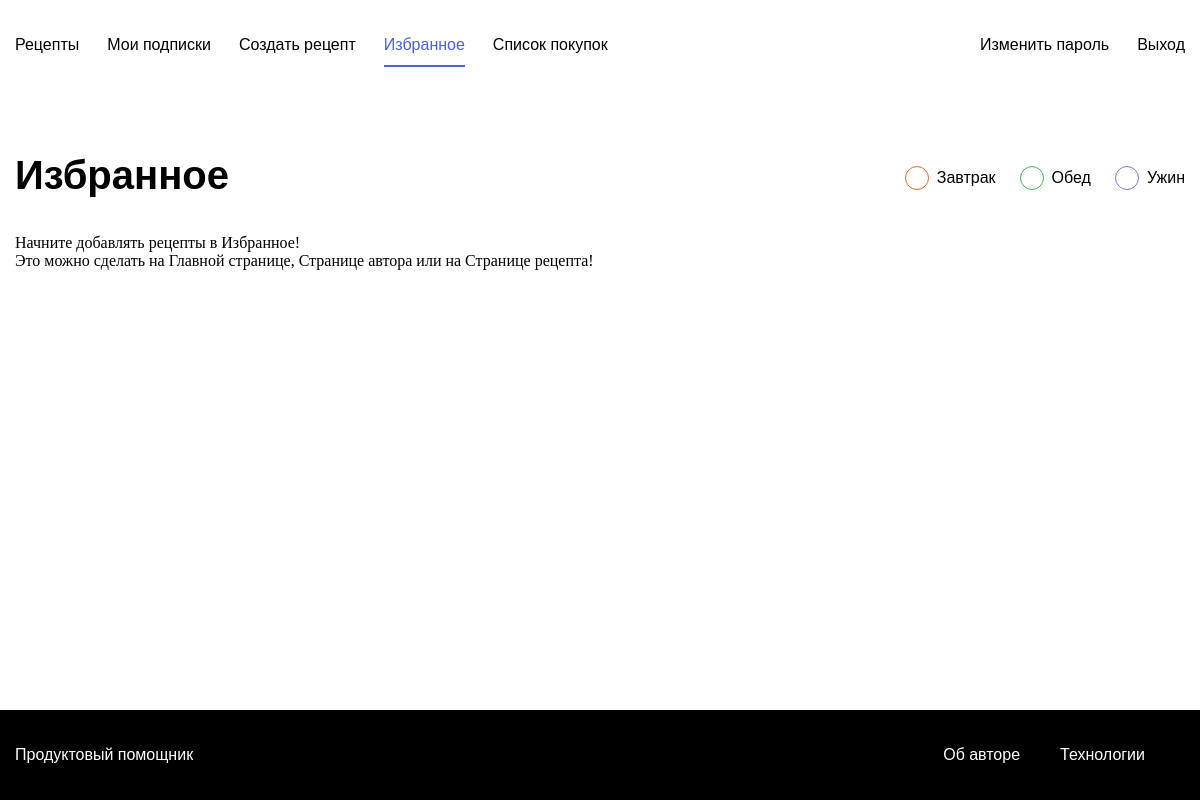
Screenshot of /favorites/ (signed in) with the database file from the repository.
### recipes/models.py (models this page shows, shortened)
class Tag(models.Model):
    name = models.CharField(
        verbose_name='Имя',
        help_text='Введите имя тега',
        max_length=50,
        unique=True
    )
    color = models.CharField(
        verbose_name='Цвет',
        help_text='Введите цвет для тега',
        max_length=50
    )
    slug = models.SlugField(
        verbose_name='Тег',
        auto_created=True,
        help_text='Введите слаг для тега',
        unique=True
    )
    class Meta:
        verbose_name = 'Тег'
        verbose_name_plural = 'Теги'
        ordering = ('name',)

### recipes/views.py (the view)
@login_required
def favorites(request):
    user = request.user
    tags = Tag.objects.all()
    recipesfavorite = FavoriteFilter(
        request.GET,
        queryset=user.favorites.all()
    )
    active_tags = recipesfavorite.data.get('search')
    paginator = Paginator(recipesfavorite.qs, OBJ_PER_PAGE)
    page_number = request.GET.get('page')
    page = paginator.get_page(page_number)
    return render(request, 'favorite.html', {
        'active_tags': active_tags,
        'tags': tags,
        'page': page,
        'paginator': paginator
    })

### recipes/templatetags/app_tags.py (called while the page is built, shortened)
@register.filter
def get_tags(slug, active_tags):
    if not active_tags:
        return slug

### templates/favorite.html (shortened to what this page needs)
{% extends "base.html" %}
{% load static %}
{% block header %}
Избранное
{% endblock %}
{% block styles %}
<link rel="stylesheet" href="{% static 'pages/index.css' %}">
{% endblock %}
{% block tags %}
  {% include "includes/search_tags.html" with tags=tags active_tags=active_tags %}
{% endblock %}
{% block main_content %}
  {% if not user.favorites.exists %}
    <div class="card-header">
      Начните добавлять рецепты в Избранное!<br>
      Это можно сделать на Главной странице,
      Странице автора или на Странице рецепта!
    </div>
  {% endif %}
{% endblock %}

### templates/includes/search_tags.html
{% load app_tags %}
<ul class="tags">
    {% for tag in tags %}
      <li class="tags__item">
        <a
        id="{{ tag.slug }}"
        class="tags__checkbox tags__checkbox_style_{{ tag.color }}
        tags__checkbox_{% if tag.slug in active_tags %}active{% endif %}"
        href="?search={{ tag.slug|get_tags:active_tags }}">
        </a>
        <span class="tags__label">{{ tag.name }}</span>
      </li>
    {% endfor %}
</ul>

### static/pages/index.css (style rules this page uses)
* { box-sizing: border-box; }
html, body { min-height: 100%; }

### static/blocks/body/body.css (style rules this page uses)
.body { display: flex; flex-direction: column; }

### static/blocks/tags/tags.css (style rules this page uses)
.tags { display: flex; height: 100%; flex-direction: row; list-style: none; padding: 0; }

### static/blocks/tags/__item/tags__item.css (style rules this page uses)
.tags__item { display: flex; align-items: center; margin-right: 24px; }
.tags__item:last-child { margin-right: 0; }

### static/blocks/tags/__label/tags__label.css (style rules this page uses)
.tags__label { font-family: 'Montserrat', sans-serif; font-style: normal; font-weight: 500; font-size: 16px; line-height: 20px; color: #000000; cursor: default; }

### static/blocks/tags/__checkbox/tags__checkbox.css (style rules this page uses)
.tags__checkbox { position: relative; width: 24px; height: 24px; border-radius: 50%; color: #ddd; border: 1px solid currentColor; -webkit-appearance: none; outline: none; margin-right: 8px; cursor: pointer; }

### static/blocks/tags/__checkbox/_style/tags__checkbox_style_green.css (style rules this page uses)
.tags__checkbox_style_green { color: #49B64E; }

### static/blocks/tags/__checkbox/_style/tags__checkbox_style_orange.css (style rules this page uses)
.tags__checkbox_style_orange { color: #E26C2D; }

### static/blocks/tags/__checkbox/_style/tags__checkbox_style_purple.css (style rules this page uses)
.tags__checkbox_style_purple { color: #8775D2; }

### rows the page displays
Tag: name "Завтрак"
Tag: name "Обед"
Tag: name "Ужин"
